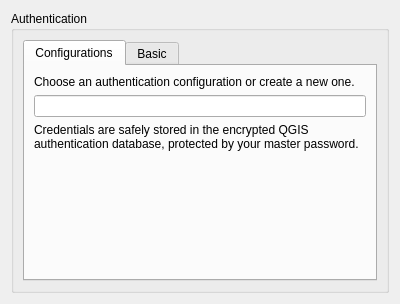
<?xml version="1.0" encoding="UTF-8"?>
<ui version="4.0">
 <class>QgsAuthenticationWidget</class>
 <widget class="QWidget" name="QgsAuthenticationWidget">
  <property name="geometry">
   <rect>
    <x>0</x>
    <y>0</y>
    <width>400</width>
    <height>304</height>
   </rect>
  </property>
  <property name="windowTitle">
   <string>Form</string>
  </property>
  <layout class="QVBoxLayout" name="verticalLayout_2">
   <item>
    <widget class="QGroupBox" name="groupBox">
     <property name="title">
      <string>Authentication</string>
     </property>
     <layout class="QVBoxLayout" name="verticalLayout">
      <item>
       <widget class="QTabWidget" name="tabAuth">
        <property name="sizePolicy">
         <sizepolicy hsizetype="Expanding" vsizetype="MinimumExpanding">
          <horstretch>0</horstretch>
          <verstretch>0</verstretch>
         </sizepolicy>
        </property>
        <property name="currentIndex">
         <number>0</number>
        </property>
        <widget class="QWidget" name="tabConfigurations">
         <attribute name="title">
          <string>Configurations</string>
         </attribute>
         <layout class="QVBoxLayout" name="verticalLayout_4">
          <item>
           <widget class="QLabel" name="label_5">
            <property name="text">
             <string>Choose an authentication configuration or create a new one.</string>
            </property>
            <property name="wordWrap">
             <bool>true</bool>
            </property>
           </widget>
          </item>
          <item>
           <widget class="QgsAuthConfigSelect" name="mAuthConfigSelect">
            <property name="sizePolicy">
             <sizepolicy hsizetype="Preferred" vsizetype="Preferred">
              <horstretch>0</horstretch>
              <verstretch>0</verstretch>
             </sizepolicy>
            </property>
            <property name="minimumSize">
             <size>
              <width>0</width>
              <height>20</height>
             </size>
            </property>
           </widget>
          </item>
          <item>
           <widget class="QLabel" name="label_6">
            <property name="text">
             <string>Credentials are safely stored in the encrypted QGIS authentication database, protected by your master password. </string>
            </property>
            <property name="wordWrap">
             <bool>true</bool>
            </property>
           </widget>
          </item>
          <item>
           <spacer name="verticalSpacer_2">
            <property name="orientation">
             <enum>Qt::Vertical</enum>
            </property>
            <property name="sizeHint" stdset="0">
             <size>
              <width>20</width>
              <height>80</height>
             </size>
            </property>
           </spacer>
          </item>
         </layout>
        </widget>
        <widget class="QWidget" name="tabBasic">
         <attribute name="title">
          <string>Basic</string>
         </attribute>
         <layout class="QGridLayout" name="gridLayout_3">
          <item row="3" column="0" colspan="2">
           <widget class="QLabel" name="label_4">
            <property name="text">
             <string>&lt;html&gt;&lt;head/&gt;&lt;body&gt;&lt;p&gt;&lt;span style=&quot; font-weight:600; color:#ff0000;&quot;&gt;Note: credentials are stored unencrypted (in clear text) in the project file.&lt;/span&gt;&lt;/p&gt;&lt;/body&gt;&lt;/html&gt;</string>
            </property>
            <property name="wordWrap">
             <bool>true</bool>
            </property>
           </widget>
          </item>
          <item row="5" column="1">
           <spacer name="verticalSpacer">
            <property name="orientation">
             <enum>Qt::Vertical</enum>
            </property>
            <property name="sizeHint" stdset="0">
             <size>
              <width>0</width>
              <height>0</height>
             </size>
            </property>
           </spacer>
          </item>
          <item row="1" column="0">
           <widget class="QLabel" name="label_2">
            <property name="text">
             <string>&amp;User name</string>
            </property>
            <property name="buddy">
             <cstring>txtUserName</cstring>
            </property>
           </widget>
          </item>
          <item row="2" column="1">
           <widget class="QgsPasswordLineEdit" name="txtPassword">
            <property name="echoMode">
             <enum>QLineEdit::Password</enum>
            </property>
           </widget>
          </item>
          <item row="2" column="0">
           <widget class="QLabel" name="label_3">
            <property name="text">
             <string>Passwor&amp;d</string>
            </property>
            <property name="buddy">
             <cstring>txtPassword</cstring>
            </property>
           </widget>
          </item>
          <item row="1" column="1">
           <widget class="QLineEdit" name="txtUserName"/>
          </item>
          <item row="0" column="0" colspan="2">
           <widget class="QLabel" name="lblBasic">
            <property name="sizePolicy">
             <sizepolicy hsizetype="Minimum" vsizetype="Fixed">
              <horstretch>0</horstretch>
              <verstretch>0</verstretch>
             </sizepolicy>
            </property>
            <property name="text">
             <string>If the service requires basic authentication, enter a user name and optional password</string>
            </property>
            <property name="textFormat">
             <enum>Qt::PlainText</enum>
            </property>
            <property name="wordWrap">
             <bool>true</bool>
            </property>
           </widget>
          </item>
          <item row="4" column="0" colspan="2">
           <widget class="QPushButton" name="pushButton">
            <property name="text">
             <string>Convert to encrypted</string>
            </property>
           </widget>
          </item>
         </layout>
        </widget>
       </widget>
      </item>
     </layout>
    </widget>
   </item>
  </layout>
 </widget>
 <customwidgets>
  <customwidget>
   <class>QgsPasswordLineEdit</class>
   <extends>QLineEdit</extends>
   <header>qgspasswordlineedit.h</header>
  </customwidget>
  <customwidget>
   <class>QgsAuthConfigSelect</class>
   <extends>QLineEdit</extends>
   <header>qgsauthconfigselect.h</header>
  </customwidget>
 </customwidgets>
 <resources/>
 <connections/>
</ui>
